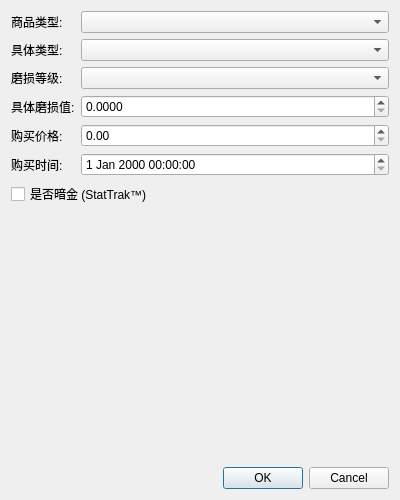
<?xml version="1.0" encoding="UTF-8"?>
<ui version="4.0">
 <class>Dialog</class>
 <widget class="QDialog" name="Dialog">
  <property name="geometry">
   <rect>
    <x>0</x>
    <y>0</y>
    <width>400</width>
    <height>500</height>
   </rect>
  </property>
  <property name="windowTitle">
   <string>添加商品</string>
  </property>
  <layout class="QVBoxLayout" name="verticalLayout">
   <item>
    <layout class="QFormLayout" name="formLayout">
     <item row="0" column="0">
      <widget class="QLabel" name="label_2">
       <property name="text">
        <string>商品类型:</string>
       </property>
      </widget>
     </item>
     <item row="0" column="1">
      <widget class="QComboBox" name="type_combo"/>
     </item>
     <item row="1" column="0">
      <widget class="QLabel" name="label_3">
       <property name="text">
        <string>具体类型:</string>
       </property>
      </widget>
     </item>
     <item row="1" column="1">
      <widget class="QComboBox" name="subtype_combo"/>
     </item>
     <item row="2" column="0">
      <widget class="QLabel" name="label_4">
       <property name="text">
        <string>磨损等级:</string>
       </property>
      </widget>
     </item>
     <item row="2" column="1">
      <widget class="QComboBox" name="wear_combo"/>
     </item>
     <item row="3" column="0">
      <widget class="QLabel" name="label_5">
       <property name="text">
        <string>具体磨损值:</string>
       </property>
      </widget>
     </item>
     <item row="3" column="1">
      <widget class="QDoubleSpinBox" name="wear_value_input">
       <property name="decimals">
        <number>4</number>
       </property>
       <property name="maximum">
        <double>1.000000000000000</double>
       </property>
       <property name="singleStep">
        <double>0.000100000000000</double>
       </property>
      </widget>
     </item>
     <item row="4" column="0">
      <widget class="QLabel" name="label_6">
       <property name="text">
        <string>购买价格:</string>
       </property>
      </widget>
     </item>
     <item row="4" column="1">
      <widget class="QDoubleSpinBox" name="price_input">
       <property name="maximum">
        <double>99999.990000000005239</double>
       </property>
      </widget>
     </item>
     <item row="5" column="0">
      <widget class="QLabel" name="label_7">
       <property name="text">
        <string>购买时间:</string>
       </property>
      </widget>
     </item>
     <item row="5" column="1">
      <widget class="QDateTimeEdit" name="time_input"/>
     </item>
     <item row="6" column="0" colspan="2">
      <widget class="QCheckBox" name="stattrak_checkbox">
       <property name="text">
        <string>是否暗金 (StatTrak™)</string>
       </property>
      </widget>
     </item>
    </layout>
   </item>
   <item>
    <widget class="QDialogButtonBox" name="buttonBox">
     <property name="orientation">
      <enum>Qt::Horizontal</enum>
     </property>
     <property name="standardButtons">
      <set>QDialogButtonBox::Cancel|QDialogButtonBox::Ok</set>
     </property>
    </widget>
   </item>
  </layout>
 </widget>
 <resources/>
 <connections>
  <connection>
   <sender>buttonBox</sender>
   <signal>accepted()</signal>
   <receiver>Dialog</receiver>
   <slot>accept()</slot>
   <hints>
    <hint type="sourcelabel">
     <x>248</x>
     <y>254</y>
    </hint>
    <hint type="destinationlabel">
     <x>157</x>
     <y>274</y>
    </hint>
   </hints>
  </connection>
  <connection>
   <sender>buttonBox</sender>
   <signal>rejected()</signal>
   <receiver>Dialog</receiver>
   <slot>reject()</slot>
   <hints>
    <hint type="sourcelabel">
     <x>316</x>
     <y>260</y>
    </hint>
    <hint type="destinationlabel">
     <x>286</x>
     <y>274</y>
    </hint>
   </hints>
  </connection>
 </connections>
</ui>
